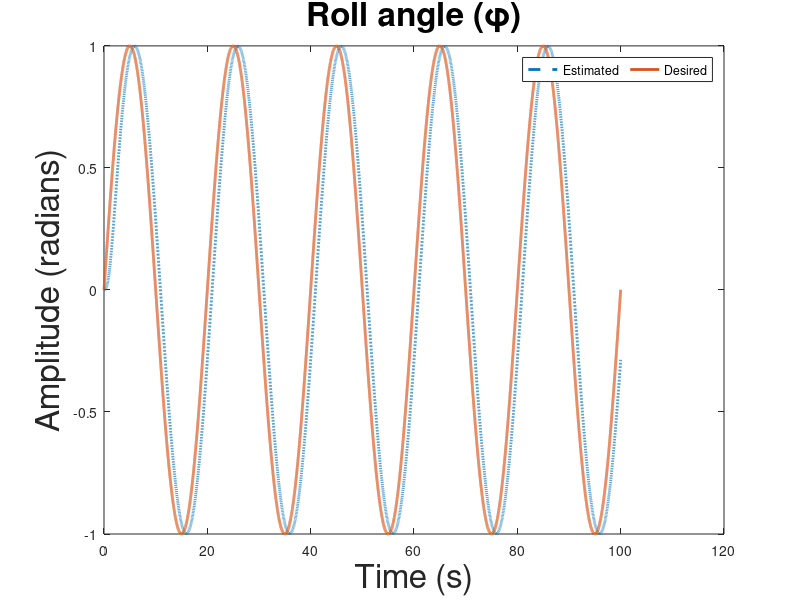

Here is the MATLAB script that generated this plot: (Note: this script raises an error after producing the figure.)
%% LQR-PI (OBSERVER) CONTROLLER FOR 3-DOF QUADCOPTER MODEL
% This script presents the LQR-PI (observer) control for a 3-DOF Quadcopter model.
% 1. The 6 states of the system are the 3 Euler angles [φ θ ψ] , and their corresponding 
% anglular rates [φ' θ' ψ'].
% 2. The observed outputs are the Roll φ, Pitch θ and Yaw  ψ angles.
% 3. There are 4 inputs due to the 4 rotors of the Quadcopter. However, we 
% consider 3 controller inputs, U1, U2, and U3 which are functions of the 4
% rotor thrust forces U1 = F1-F4; U2 = F1-F4; U3 = F1-F3 & U4 = F2+F4-F1-F3 based on how 
% they affect the states of the system  
%%%%%%%%%%%%%%%%%%%%%%%%%%%%%%%%%%%%%%%%%%%%%%%%%%%%%%%%%%%%%%%%%%%%%%%%%%

%% To use this code with Simulink simulation open 'Quadcopter_LQR_PI_Observer_3DOF.slx' Simulink file
%% and hit 'Run' from the Editor window.

clear;
clc;

%% MODEL PARAMETERS AND CONSTANTS
g  = 9.81;         % ACCELERATION DUE TO GRAVITY
m  = 2.353598;     % MASS OF THE QUADCOPTER IN KG
Ix = 0.1676;       % MOMENT OF INERTIA ALONG X IN KGM^2
Iy = 0.1676;       % MOMENT OF INERTIA ALONG Y IN KGM^2
Iz = 0.29743;      % MOMENT OF INERTIA ALONG Z IN KGM^2
d  = 0.4;          % LENGTH OF THE QUADCOPTER ARM IN M
c  = 1;            % FORCE TO MOMENT SCALING FACTOR 

%% SYSTEM INITIALISATION
 
% THE STATES OF THE SYSTEM ARE:  x = [φ θ ψ φ' θ' ψ'] 
% WHERE φ -> Roll, θ -> Pitch, AND ψ -> Psi

% THE CONTROL INPUTS TO THE SYSTEM ARE:
% u = [f2 - f4; f1 - f3; f2 + f4 - f1 - f3] WHERE
% f1, f2, f3, f4 ARE THE ROTOR FORCES/THRUSTS

% THE OUTPUTS OF THE SYSTEM ARE:  y = [φ; θ; ψ]

NumStates = 6; % NUMBER OF STATES
NumCtrl   = 3; % NUMBER OF CONTROL INPUTS
NumOut    = 3; % NUMBER OF OUTPUTS

A = zeros(NumStates,NumStates);     % Define A matrix for system state-space model
A(1,4) = 1;
A(2,5) = 1;
A(3,6) = 1;

B = zeros(NumStates,NumCtrl);       % Define B matrix for system state-space model
B(4,1) = d/Ix;
B(5,2) = d/Iy;
B(6,3) = c/Iz;

C = zeros(NumOut,NumStates);        % Define C matrix for system state-space model
C(1,1) = 1;
C(2,2) = 1;
C(3,3) = 1;

D = zeros(NumOut,NumCtrl);          % Define empty D matrix for system state-space model

% STATE SPACE REPRESENTATION
sysC = ss(A,B,C,D); 

% FIND POLES OF OPEN LOOP SYSTEM
P_OL = eig(A);

% FIND THE CONTROLLABILITY MATRIX
CTRB_DIM_OL = size(ctrb(A,B));
CTRB_OL     = rank(ctrb(A,B));

% Determine if open-loop quadcopter state-space system is correct &
% controllable

if CTRB_OL == CTRB_DIM_OL(1)
    disp("CONTROLLABLE SYSTEM")
end

%% LQR ALGORITHM 

% DEFINE LQR PARAMETERS Q AND R, AND FIND GAIN
Q = C'*C;
R = eye(NumCtrl,NumCtrl);
[Klqr,~,~] = lqr(sysC,Q,R);

% FIND THE EIGENVALUES OF THE CLOSED LOOP SYSTEM
A_CL = A - B*Klqr;  
B_CL = B*Klqr;
A_CL_eig = eig(A_CL);

% TO FIND THE GAIN OF THE AUGMENTED SYSTEM(STATES + ERROR), USE POLE 
% PLACEMENT OR ACKERMANN'S FORMULA. THE POLES OF THE OBSERVED SYSTEM ARE 
% PLACED AT LEAST 10x FROM THE ORIGINAL CLOSED LOOP SYSTEM (A-BK)
OBSRV_RANK = rank(obsv(A,C)); % CHECK IF THE SYSTEM IS COMPLETELY OBSERVABLE

if OBSRV_RANK == NumStates
    poles = -12*min(abs(real(A_CL_eig))); % DEFINE THE POLES
    add   = 1:length(A_CL_eig); 
    poles = poles - add;
    L     = place(A',C',poles)';        % FIND THE GAINS THROUGH POLE PLACEMENT

    % DEFINE THE CLOSED LOOP AUGMENTED SYSTEM
    A_aug_CL = [A_CL, B_CL; zeros(size(A)), A - L*C]; 
    B_aug_CL = [B; zeros(size(B))];
    C_aug_CL = [C, zeros(size(C))];
    D_aug_CL = zeros(NumOut,NumCtrl);
    
    sys_aug_CL = ss(A_aug_CL, B_aug_CL, C_aug_CL, D_aug_CL);

    % SIMULATION PARAMETERS
%     N = 100;
%     fs = 1;
%     t = 0:1/fs:N-1/fs;
% 
%     %  ------- CASE 1 (CONSTANT FUNCTION) -------
%     Ref_comm = ones(length(t),3);
% 
%     %  ------- CASE 2 (STEP FUNCTION) -------
%     Ref_comm(1:length(t)/2,1) = 0.1; Ref_comm(length(t)/2+1:length(t),1) = 2;
%     Ref_comm(1:length(t)/2,2) = 0.1; Ref_comm(length(t)/2+1:length(t),2) = 1;
%     Ref_comm(1:length(t)/2,3) = 0.1; Ref_comm(length(t)/2+1:length(t),3) = 0.1;

%     % ------- CASE 3 (SINUSOID FUNCTION) ------- (DOES NOT WORK!)
    fs       = 512;              % SAMPLING FREQUENCY (SAMPLES PER SECOND)
    dt       = 1/fs;             % SECONDS PER SAMPLE 
    StopTime = 0.25;             % SECONDS
    tTot     = (0:dt:StopTime)'; % SECONDS
    F        = 0.05;               % SINE WAVE FREQUENCY (HERTZ)
    T        = 5/F ;             % TOTAL TIME FOR 5 PERIODS
    t       = 0:dt:T+dt ;       % TIME STEP FOR 5 PERIODS
    Ref_comm(1:length(t),1) = sin(2*pi*F*t);
    Ref_comm(1:length(t),2) = sin(2*pi*F*t + pi/2);
    Ref_comm(1:length(t),3) = sin(2*pi*F*t + pi);

     %  ------- CASE 4 (EXPONENTIAL DECAY FUNCTION) -------
%      Ref_comm(1:length(t),1) = 1 + exp(-t);
%      Ref_comm(1:length(t),2) = 1 + exp(-t./2);
%      Ref_comm(1:length(t),3) = 1 + exp(-t) + exp(-t./2);
%     
    % INITIAL CONDITION
    x0 = zeros(2*NumStates,1);

    % RUN THE SIMULATION
    [output_CL,time_CL,state_CL] = lsim(sys_aug_CL,Ref_comm,t,x0);
end

%% ERROR ANALYSIS
n = length(time_CL);  % TOTAL NUMBER OF SAMPLES

% COMPUTE THE ERRORS
E_roll = output_CL(:,1) - Ref_comm(:,1);
E_pitch = output_CL(:,2) - Ref_comm(:,2);
E_yaw = output_CL(:,3) - Ref_comm(:,3);

% COMPUTE THE MEAN SQUARED ERROR (MSE)
MSE_roll = sum(E_roll.^2)/n;
MSE_pitch = sum(E_pitch.^2)/n;
MSE_yaw = sum(E_yaw.^2)/n;

%% PLOTS
figure(1)
plot(time_CL,state_CL(:,1),'LineWidth',2,'LineStyle','--');
hold on
plot(time_CL,Ref_comm(:,1),'LineWidth',2);
title('Roll angle (\phi)','FontSize',24)
xlabel('Time (s)','FontSize',24); ylabel('Amplitude (radians)','FontSize',24)
legend('Estimated','Desired','Orientation','horizontal')
ax = gca;
ax.XGrid = 'on';
ax.YGrid = 'on';
ax.GridLineStyle = '--';
ax.FontSize = 24;
box on

figure(2)
plot(time_CL,state_CL(:,2),'LineWidth',2,'LineStyle','--');
hold on
plot(time_CL,Ref_comm(:,2),'LineWidth',2);
title('Pitch angle (\theta)','FontSize',24)
xlabel('Time (s)','FontSize',24); ylabel('Amplitude (radians)','FontSize',24)
legend('Estimated','Desired','Orientation','horizontal')
ax = gca;
ax.XGrid = 'on';
ax.YGrid = 'on';
ax.GridLineStyle = '--';
ax.FontSize = 24;
box on

figure(3)
plot(time_CL,state_CL(:,3),'LineWidth',2,'LineStyle','--');
hold on
plot(time_CL,Ref_comm(:,3),'LineWidth',2);
title('Yaw angle (\psi)','FontSize',24)
xlabel('Time (s)','FontSize',24); ylabel('Amplitude (radians)','FontSize',24)
legend('Estimated','Desired','Orientation','horizontal')
ax = gca;
ax.XGrid = 'on';
ax.YGrid = 'on';
ax.GridLineStyle = '--';
ax.FontSize = 24;
box on

figure(4)
plot(abs(E_roll),'LineWidth',2); hold on; plot(abs(E_pitch),'LineWidth',2); 
hold on; plot(abs(E_yaw),'LineWidth',2)
title('Absolute Error','FontSize',24)
xlabel('Time (s)','FontSize',24); ylabel('Magnitude (radians)','FontSize',24)
legend('Roll','Pitch','Yaw','Orientation','horizontal')
ax = gca;
ax.XGrid = 'on';
ax.YGrid = 'on';
ax.GridLineStyle = '--';
ax.FontSize = 24;
box on
